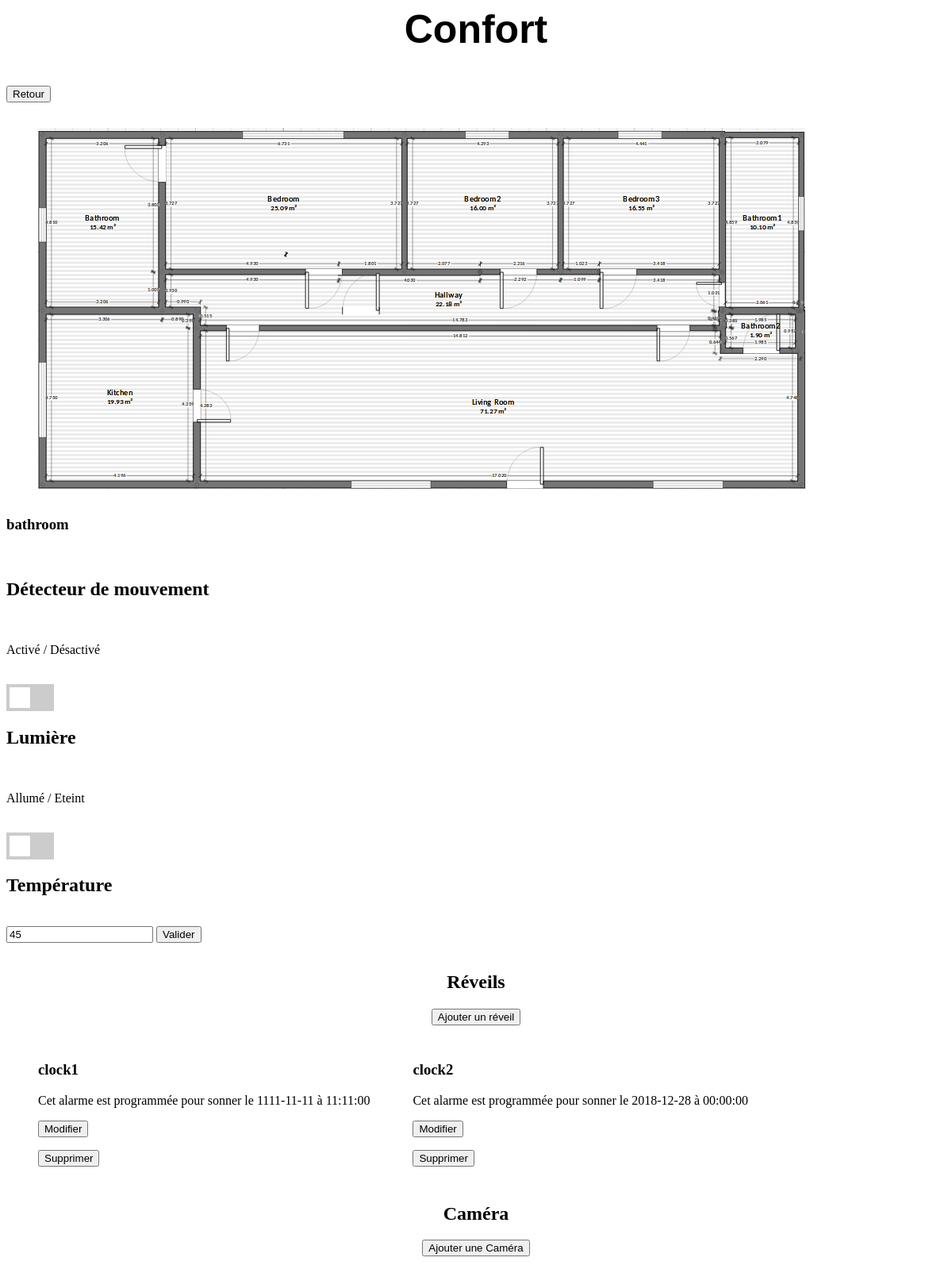
The app's page /demomap.php?page=demomap&room=1 with its own data.
### tables this page shows
CREATE TABLE IF NOT EXISTS `rooms` (
  `room_id` int(11) NOT NULL AUTO_INCREMENT,
  `room_name` varchar(255) NOT NULL,
  `movedetect` varchar(255) NOT NULL,
  `light` varchar(255) NOT NULL,
  `temperature` int(11) NOT NULL,
  `house_id` int(11) NOT NULL,
  PRIMARY KEY (`room_id`)
);

CREATE TABLE IF NOT EXISTS `alarmclock` (
  `id` int(11) NOT NULL AUTO_INCREMENT,
  `name` varchar(255) NOT NULL,
  `frequency` varchar(255) NOT NULL,
  `val1` date DEFAULT NULL,
  `val2` varchar(255) DEFAULT NULL,
  `time` time DEFAULT NULL,
  `room_id` int(11) NOT NULL,
  PRIMARY KEY (`id`)
);

### demomapcontent.php (the view, shortened to what this page needs)
<?php
$bdd = new PDO('mysql:host=127.0.0.1;dbname=jabasof', 'root', '',array (PDO::MYSQL_ATTR_INIT_COMMAND => 'SET NAMES \'UTF8\''));
$getroom = $bdd->query("SELECT * FROM `rooms` WHERE room_id =".$_GET['room']);
while($result=$getroom->fetch()){
    if ($result['movedetect']=='on'){
        $movedetectcheck = ' checked';
    }else{
        $movedetectcheck = '';
    }
    if ($result['movedetect']=='on'){
        $lightcheck = ' checked';
    }else{
        $lightcheck = '';
    }
    echo
        '<div class="formulaire">
            <form action="" method="post">
                <h3>'.$result['room_name'].'</h3><br/>
                <h2>Détecteur de mouvement</h2><br/>
                <p>Activé / Désactivé</p><br/>
                <label class="switch">
                    <input id=\'mouvementhidden\' type=\'hidden\' value=\'off\' name=\'movecheck\'>
                    <input id="mouvement" type="checkbox" value="on" name="movecheck"'.$movedetectcheck.'>
                    <span class="slider"></span>
                </label>
                <br/>
                <h2>Lumière</h2><br/>
                <p>Allumé / Eteint</p><br/>
                <label class="switch">
                    <input id=\'lighthidden\' type=\'hidden\' value=\'off\' name=\'lightcheck\'>
                    <input id="light" type="checkbox" value="on" name="lightcheck"'.$lightcheck.'>
                    <span class="slider"></span>
                </label>
                <br/>
                <h2>Température</h2><br/>
                <input type="text" name="temperature" placeholder="en C°" value="'.$result['temperature'].'">
                <input type="submit" value="Valider">
            </form>
        </div>'
    ;
}
?>
<center><h2>Réveils</h2></center>
<?php
echo '
    <form action="?page=addreveil&room='.$_GET['room'].'" method="post">
        <center><input type="submit" name="addreveil" value="Ajouter un réveil"></center>
    </form>
';
$getclock = $bdd->query("SELECT * FROM `alarmclock` WHERE room_id=".$_GET['room']);
while($result=$getclock->fetch()) {
    if ($result['val1'] != NULL) {
        $progmsg = 'Cet alarme est programmée pour sonner le ' . $result['val1'] . ' à ' . $result['time'];
    }else if ($result['val2'] != NULL) {
        $progmsg = 'Cet alarme est programmée pour sonner le ' . $result['val2'] . ' à ' . $result['time'];
    }else{
        $progmsg = "Cet alarme n'est pas encore programmée";
    }
    echo
        '
    <div class="block">
        <h3>' . $result['name'] . '</h3>
        <p>' . $progmsg . '</p>
        <form action="?page=setreveil&id=' . $result['id'] . '" method="post">
            <input type="submit" value="Modifier" />
        </form>
        <form action="?page=deletereveil&id=' . $result['id'] . '" method="post">
            <input type="submit" name="deletereveil" value="Supprimer" />
        </form>
    </div>
'
    ;
}
?>
<center><h2>Caméra</h2></center>
<?php
echo '
<form action="?page=addcamera&room='.$_GET['room'].'" method="post">
    <center><input type="submit" name="addcamera" value="Ajouter une Caméra"></center>
</form>
';
?>

### demomap.css (style rules this page uses)
.block { display: inline-block; padding-top: 10px; padding-right: 10px; padding-left: 40px; padding-bottom: 10px; }
.formulaire { display : inline-block; vertical-align: top; }
.switch { position: relative; display: inline-block; width: 60px; height: 34px; }
.slider { position: absolute; cursor: pointer; top: 0; left: 0; right: 0; bottom: 0; background-color: #ccc; -webkit-transition: .4s; transition: .4s; }
.slider:before { position: absolute; content: ""; height: 26px; width: 26px; left: 4px; bottom: 4px; background-color: white; -webkit-transition: .4s; transition: .4s; }

### records on screen
rooms: room_name "bathroom", temperature "45"
alarmclock: name "clock1", progmsg "Cet alarme est programmée pour sonner le 1111-11-11 à 11:11:00"
alarmclock: name "clock2", progmsg "Cet alarme est programmée pour sonner le 2018-12-28 à 00:00:00"
